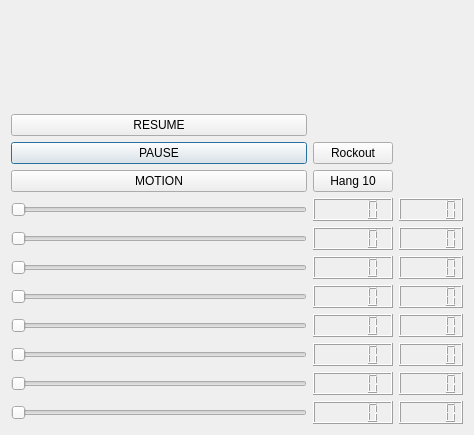
<?xml version="1.0" encoding="UTF-8"?>
<ui version="4.0">
 <class>CMakeQt</class>
 <widget class="QDialog" name="CMakeQt">
  <property name="geometry">
   <rect>
    <x>0</x>
    <y>0</y>
    <width>474</width>
    <height>435</height>
   </rect>
  </property>
  <property name="windowTitle">
   <string>CMakeQt</string>
  </property>
  <layout class="QGridLayout" name="gridLayout">
   <item row="12" column="1">
    <widget class="QSlider" name="horizontalSlider2">
     <property name="orientation">
      <enum>Qt::Horizontal</enum>
     </property>
    </widget>
   </item>
   <item row="11" column="1">
    <widget class="QSlider" name="horizontalSlider3">
     <property name="orientation">
      <enum>Qt::Horizontal</enum>
     </property>
    </widget>
   </item>
   <item row="10" column="1">
    <widget class="QSlider" name="horizontalSlider4">
     <property name="orientation">
      <enum>Qt::Horizontal</enum>
     </property>
    </widget>
   </item>
   <item row="14" column="2">
    <widget class="QLCDNumber" name="lcd0_0"/>
   </item>
   <item row="9" column="1">
    <widget class="QSlider" name="horizontalSlider5">
     <property name="orientation">
      <enum>Qt::Horizontal</enum>
     </property>
    </widget>
   </item>
   <item row="13" column="2">
    <widget class="QLCDNumber" name="lcd1_0"/>
   </item>
   <item row="7" column="1">
    <widget class="QSlider" name="horizontalSlider7">
     <property name="orientation">
      <enum>Qt::Horizontal</enum>
     </property>
    </widget>
   </item>
   <item row="13" column="1">
    <widget class="QSlider" name="horizontalSlider1">
     <property name="orientation">
      <enum>Qt::Horizontal</enum>
     </property>
    </widget>
   </item>
   <item row="1" column="1" colspan="3">
    <widget class="QLabel" name="label">
     <property name="text">
      <string/>
     </property>
    </widget>
   </item>
   <item row="14" column="1">
    <widget class="QSlider" name="horizontalSlider0">
     <property name="orientation">
      <enum>Qt::Horizontal</enum>
     </property>
    </widget>
   </item>
   <item row="14" column="3">
    <widget class="QLCDNumber" name="lcd0_1"/>
   </item>
   <item row="8" column="1">
    <widget class="QSlider" name="horizontalSlider6">
     <property name="orientation">
      <enum>Qt::Horizontal</enum>
     </property>
    </widget>
   </item>
   <item row="11" column="3">
    <widget class="QLCDNumber" name="lcd3_1"/>
   </item>
   <item row="13" column="3">
    <widget class="QLCDNumber" name="lcd1_1"/>
   </item>
   <item row="12" column="2">
    <widget class="QLCDNumber" name="lcd2_0"/>
   </item>
   <item row="12" column="3">
    <widget class="QLCDNumber" name="lcd2_1"/>
   </item>
   <item row="11" column="2">
    <widget class="QLCDNumber" name="lcd3_0"/>
   </item>
   <item row="10" column="2">
    <widget class="QLCDNumber" name="lcd4_0"/>
   </item>
   <item row="10" column="3">
    <widget class="QLCDNumber" name="lcd4_1"/>
   </item>
   <item row="9" column="2">
    <widget class="QLCDNumber" name="lcd5_0"/>
   </item>
   <item row="9" column="3">
    <widget class="QLCDNumber" name="lcd5_1"/>
   </item>
   <item row="8" column="2">
    <widget class="QLCDNumber" name="lcd6_0"/>
   </item>
   <item row="8" column="3">
    <widget class="QLCDNumber" name="lcd6_1"/>
   </item>
   <item row="7" column="2">
    <widget class="QLCDNumber" name="lcd7_0"/>
   </item>
   <item row="7" column="3">
    <widget class="QLCDNumber" name="lcd7_1"/>
   </item>
   <item row="3" column="1">
    <widget class="QPushButton" name="pauseButton">
     <property name="text">
      <string>PAUSE</string>
     </property>
    </widget>
   </item>
   <item row="2" column="1">
    <widget class="QPushButton" name="resumeButton">
     <property name="text">
      <string>RESUME</string>
     </property>
    </widget>
   </item>
   <item row="3" column="2">
    <widget class="QPushButton" name="rockoutButton">
     <property name="text">
      <string>Rockout</string>
     </property>
    </widget>
   </item>
   <item row="6" column="2">
    <widget class="QPushButton" name="hangtenButton">
     <property name="text">
      <string>Hang 10</string>
     </property>
    </widget>
   </item>
   <item row="6" column="1">
    <widget class="QPushButton" name="motionButton">
     <property name="text">
      <string>MOTION</string>
     </property>
    </widget>
   </item>
  </layout>
 </widget>
 <resources/>
 <connections/>
</ui>
